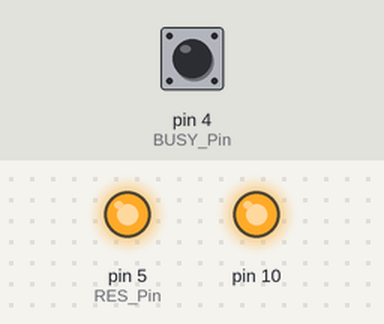
This sketch was run on a simulated Arduino Uno, built with avr-gcc and run on an emulated ATmega328P. Shown: output pins drawn as LEDs (lit = HIGH). Dashed ring = blinking. Inputs (shaded band) come from the test bench; at power-on: pin 4 (BUSY_Pin) LOW. Pins used as bus, display or sensor lines are not drawn.

Above: at 1.2 s.
1.3 s: pin 4 (BUSY_Pin) pulsed HIGH 2 times (0.12 s each, 0.3 s apart)
At 5.61 s:
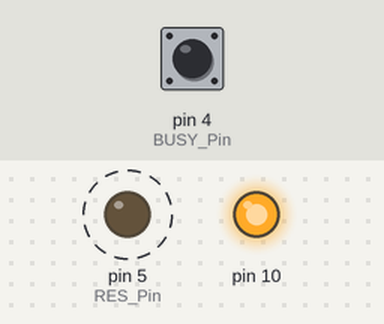
Timing chart, 0 to 7.2 s (numbered marks = the images above; inputs shaded):
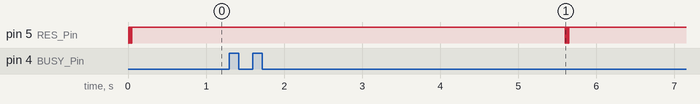

The sketch:

GDEW029Z13_Arduino.ino
```cpp
#include <SPI.h>
#include"Ap_29demo.h"
//IO settings
int BUSY_Pin = 4;
int RES_Pin = 5;
int DC_Pin = 6;
int CS_Pin = 7;

#define EPD_W21_CS_0 digitalWrite(CS_Pin,LOW)
#define EPD_W21_CS_1 digitalWrite(CS_Pin,HIGH)
#define EPD_W21_DC_0  digitalWrite(DC_Pin,LOW)
#define EPD_W21_DC_1  digitalWrite(DC_Pin,HIGH)
#define EPD_W21_RST_0 digitalWrite(RES_Pin,LOW)
#define EPD_W21_RST_1 digitalWrite(RES_Pin,HIGH)
#define isEPD_W21_BUSY digitalRead(BUSY_Pin)
////////FUNCTION//////
void SPI_Write(unsigned char value);
void EPD_W21_WriteDATA(unsigned char command);
void EPD_W21_WriteCMD(unsigned char command);
//EPD
void EPD_W21_Init(void);
void EPD_init(void);
void EPD_sleep(void);
void EPD_refresh(void);
void lcd_chkstatus(void);
void PIC_display_Clean(void);
void PIC_display(const unsigned char* picData);
void setup() {
   pinMode(BUSY_Pin, INPUT);
   pinMode(RES_Pin, OUTPUT);
   pinMode(DC_Pin, OUTPUT);
   pinMode(CS_Pin, OUTPUT);
   //SPI
   SPI.beginTransaction(SPISettings(10000000, MSBFIRST, SPI_MODE0));
   SPI.begin ();
}
//Tips//
/*When the electronic paper is refreshed in full screen, the picture flicker is a normal phenomenon, and the main function is to clear the display afterimage in the previous picture.
  When the local refresh is performed, the screen does not flash.*/
/*When you need to transplant the driver, you only need to change the corresponding IO. The BUSY pin is the input mode and the others are the output mode. */

void loop() {
  while(1)
  {
    EPD_init(); //EPD init
    PIC_display(gImage_BW1,gImage_R1);//EPD_picture1
    EPD_sleep();//EPD_sleep,Sleep instruction is necessary, please do not delete!!!
    delay(3000); //3s

    //Clear
    EPD_init(); //EPD init
    PIC_display_Clean();//EPD Clean
    EPD_sleep();//EPD_sleep,Sleep instruction is necessary, please do not delete!!!
    while(1);

  }


}

//////////////////////SPI///////////////////////////////////

void SPI_Write(unsigned char value)
{
    SPI.transfer(value);

}

void EPD_W21_WriteCMD(unsigned char command)
{
  EPD_W21_CS_0;
  EPD_W21_DC_0;   // command write
  SPI_Write(command);
  EPD_W21_CS_1;
}
void EPD_W21_WriteDATA(unsigned char command)
{
  EPD_W21_CS_0;
  EPD_W21_DC_1;   // command write
  SPI_Write(command);
  EPD_W21_CS_1;
}


/////////////////EPD settings Functions/////////////////////
void EPD_W21_Init(void)
{
  unsigned char i;
  for(i=0;i<3;i++) //Reset, three times to prevent the secondary electricity cannot be started
  {
    EPD_W21_RST_0;    // Module reset
    delay(10);//At least 10ms delay
    EPD_W21_RST_1;
    delay(10);//At least 10ms delay
  }
}
void EPD_init(void)
{
    EPD_W21_Init(); //Electronic paper IC reset

    EPD_W21_WriteCMD(0x04);
    lcd_chkstatus();//waiting for the electronic paper IC to release the idle signal

    EPD_W21_WriteCMD(0x00);     //panel setting
    EPD_W21_WriteDATA(0x0f);    //LUT from OTP£¬KW-BF   KWR-AF  BWROTP 0f BWOTP 1f

    EPD_W21_WriteCMD(0x61);     //resolution setting
    EPD_W21_WriteDATA (0x80);   //128
    EPD_W21_WriteDATA (0x01);   //296
    EPD_W21_WriteDATA (0x28);

    EPD_W21_WriteCMD(0X50);     //VCOM AND DATA INTERVAL SETTING
    EPD_W21_WriteDATA(0x77);    //WBmode:VBDF 17|D7 VBDW 97 VBDB 57   WBRmode:VBDF F7 VBDW 77 VBDB 37  VBDR B7
}
void EPD_refresh(void)
{
    EPD_W21_WriteCMD(0x12);     //DISPLAY REFRESH
    delay(10);          //!!!The delay here is necessary, 200uS at least!!!
    lcd_chkstatus();
}
void EPD_sleep(void)
{
    EPD_W21_WriteCMD(0X02);   //power off
    lcd_chkstatus();          //waiting for the electronic paper IC to release the idle signal
    //Part2 Increase the time delay
    delay(1000);      //Power off time delay, this is  necessary!!!
    EPD_W21_WriteCMD(0X07);   //deep sleep
    EPD_W21_WriteDATA(0xA5);
}

void PIC_display(const unsigned char* picData_old,const unsigned char* picData_new)
{
    unsigned int i;
    EPD_W21_WriteCMD(0x10);        //Transfer old data
    for(i=0;i<4736;i++)
    EPD_W21_WriteDATA(pgm_read_byte(&picData_old[i]));

    EPD_W21_WriteCMD(0x13);        //Transfer new data
    for(i=0;i<4736;i++)
     EPD_W21_WriteDATA(pgm_read_byte(&picData_new[i]));

       //Refresh
    EPD_W21_WriteCMD(0x12);   //DISPLAY REFRESH
    delay(10);    //!!!The delay here is necessary, 200uS at least!!!
    lcd_chkstatus();          //waiting for the electronic paper IC to release the idle signal

}

void PIC_display_Clean(void)
{
    unsigned int i;
    EPD_W21_WriteCMD(0x10);        //Transfer old data
    for(i=0;i<4736;i++)
  {
    EPD_W21_WriteDATA(0xff);
  }

    EPD_W21_WriteCMD(0x13);        //Transfer new data
    for(i=0;i<4736;i++)
  {
    EPD_W21_WriteDATA(0xff);
  }
     //Refresh
    EPD_W21_WriteCMD(0x12);   //DISPLAY REFRESH
    delay(10);    //!!!The delay here is necessary, 200uS at least!!!
    lcd_chkstatus();          //waiting for the electronic paper IC to release the idle signal

}
void lcd_chkstatus(void)
{
   while(1)
  {   //=0 BUSY
     if(isEPD_W21_BUSY==1) break;
  }
}
```

Source omitted: Ap_29demo.h (data table, 48202 bytes)

Measured:
- after the input at 1.3 s, pin 5 (RES_Pin): alternates HIGH for 0.01 s and LOW for 0.01 s, 6 changes in all, then stays HIGH, starting after 4.3 s
- by itself, pin 5 (RES_Pin): alternates HIGH for 0.01 s and LOW for 0.01 s, 5 changes in all, then stays HIGH
